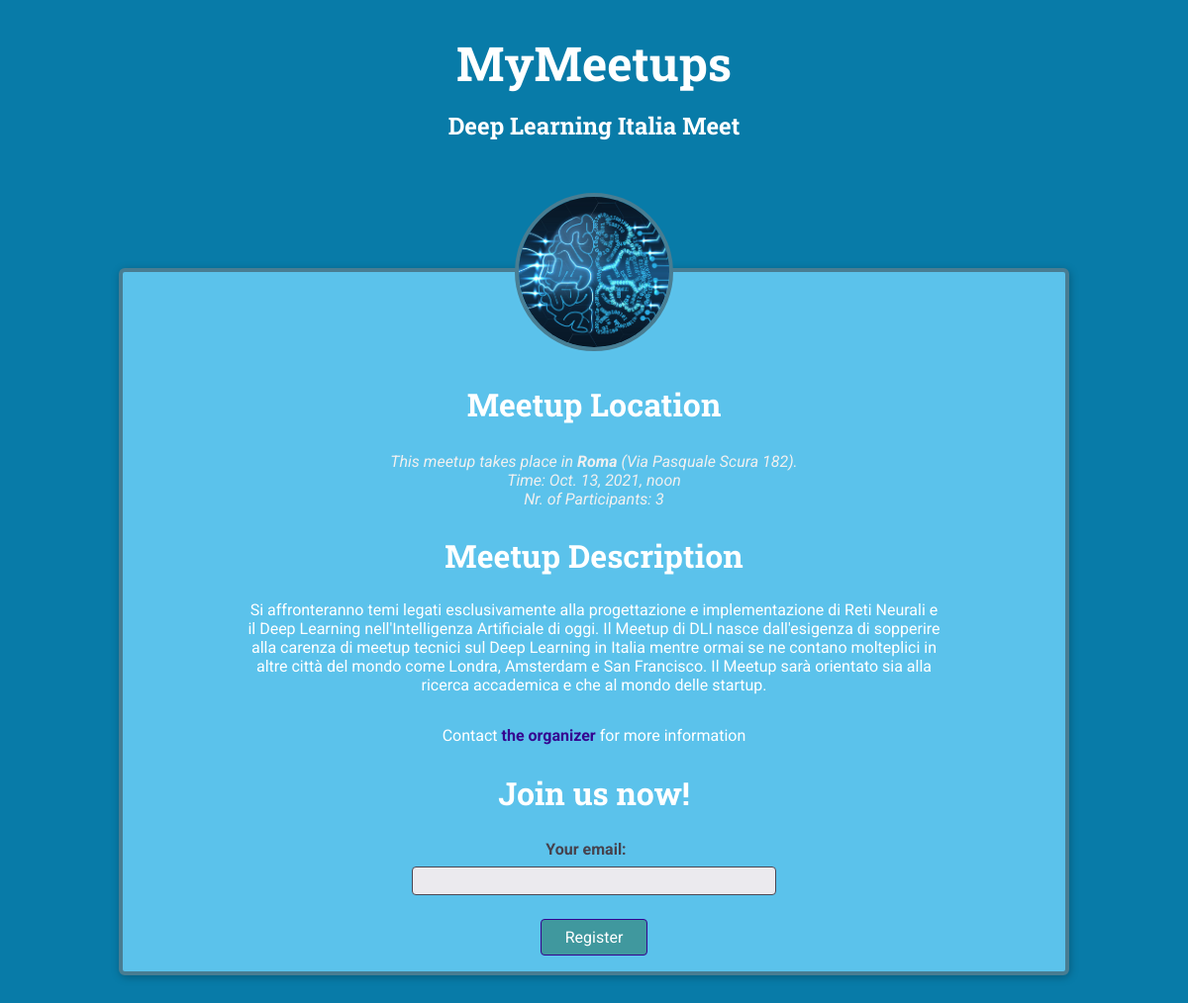
/meetups/deep-learning-italia-meet, run on the app's committed database.
### meetups/models.py (models this page shows, shortened)
class Meetup(models.Model):
    title = models.CharField(max_length=200)
    organizer_email = models.EmailField()
    date = models.DateTimeField()
    slug = models.SlugField(unique=True)
    description = models.TextField(blank=True)
    image = models.ImageField(upload_to='images')
    location = models.ForeignKey(Location, on_delete=models.CASCADE) # Set a one to many relations between location and meetup classes
    participant = models.ManyToManyField(Participant, blank=True)

class Location(models.Model):
    name = models.CharField(max_length=200)
    address = models.CharField(max_length=200)

### meetups/views.py (the view, shortened to what this page needs)
# urls.py: path('<slug:meetup_slug>', views.details, name='details'),
def details(request, meetup_slug):
    try:
        selected_meetup = Meetup.objects.get(slug=meetup_slug)
        if request.method == 'GET':
            reg_form = RegistrationForm()
        return render(request, 'meetups/details.html', {
                    'meetup_found': True,
                    'meetup': selected_meetup,
                    'form': reg_form
                })
    except Exception as exc:
        return render(request, 'meetups/details.html', {
            'meetup_found': False
        })

### meetups/forms.py
class RegistrationForm(forms.Form):
    email = forms.EmailField(label='Your email')

### meetups/templates/meetups/details.html (shortened to what this page needs)
{% extends 'meetups/base/base.html' %}
{% load static %}
{% block css %}
    <link rel="stylesheet" href="{% static 'meetups/styles/detail.css' %}">
{% endblock %}
{% block header %}
    {{ meetup.title}}
{% endblock %}
{% block body %}
{% if meetup_found %}
    <article>
        <img id="main-image" src="{{ meetup.image.url }}" alt="{{ meetup.title }}">
        <section id="location">
            <h2>Meetup Location</h2>
            <address>This meetup takes place in <span>{{ meetup.location.name }}</span> ({{ meetup.location.address }}).</address>
            <address>Time: {{ meetup.date }}</address>
            <address>Nr. of Participants: {{ meetup.participant.count }}</address>
        </section>
        <section id="details">
            <h2>
                Meetup Description
            </h2>
            <p>
                {{ meetup.description }}
            </p>
            <footer>
                <p>
                    Contact <a href="mailto:{{ meetup.organizer_email }}">the organizer</a>  for more information
                </p>
            </footer>
        </section>
        <section id="registration">
            <h2>Join us now!</h2>
            <form action="{% url 'details' meetup.slug  %}" method="POST">
                <ul>
                    {{ form.as_ul }}
                </ul>
                <div id="registration-actions">
                    <button>Register</button>
                </div>
            </form>
        </section>
    </article>
{% else %}
    <p>No meetup found. Sorry!</p>
{% endif %}
{% endblock %}

### meetups/static/meetups/styles/base.css (style rules this page uses)
* { box-sizing: border-box; }
body { font-family: 'Roboto', sans-serif; margin: 0; background-color: #087ba8; color: #f0f0f0; }
h1, h2, h3 { font-family: 'Roboto Slab', sans-serif; color: #ffffff; }
button, .btn { cursor: pointer; font: inherit; padding: 0.5rem 1.5rem; background-color: #40989e; border: 1px solid #350490; color: white; border-radius: 4px; text-decoration: none; }

### meetups/static/meetups/styles/detail.css (style rules this page uses)
article { max-width: 60rem; margin: 5rem auto; border-radius: 6px; background-color: #5bc2eb; border: 4px solid #497d92; box-shadow: 1px 2px 8px rgba(0, 0, 0, 0.25); position: relative; padding: 1rem; text-align: center; }
#main-image { width: 10rem; height: 10rem; object-fit: cover; position: absolute; top: -5rem; left: calc(50% - 5rem); border-radius: 50%; border: 4px solid #497d92; }
section:first-of-type { margin-top: 6rem; }
h2 { font-size: 2rem; }
address span { font-weight: bold; }
#details h2 { margin-bottom: 0.5rem; }
#details > p { color: #ffffff; padding: 1rem; border-radius: 4px; max-width: 80%; margin: auto; }
#details footer { color: #ffffff; }
#details footer a { color: #350490; text-decoration: none; font-weight: bold; }
#registration ul { list-style: none; margin: 0; padding: 0; }
#registration label { font-weight: bold; color: #46424d; margin-right: 1rem; display: block; margin-bottom: 0.5rem; }
#registration input { font: inherit; width: 40%; background-color: #ebeaee; border: 1px solid #4b4753; border-radius: 4px; padding: 0.25rem; }
#registration-actions { margin-top: 1.5rem; }

### data on the page
Meetup: title "Deep Learning Italia Meet", image (picture), location.name "Roma", location.address "Via Pasquale Scura 182", date "Oct. 13, 2021, noon", participant.count "3", description "Si affronteranno temi legati esclusivamente alla progettazione e implementazione di Reti Neurali e il Deep Learning nell'Intelligenza Artificiale di oggi. Il Meetup di DLI nasce dall'esigenza di sopperire alla carenza di meetup tecnici sul Deep Learning in Italia mentre ormai se ne contano molteplici in altre città del mondo come Londra, Amsterdam e San Francisco. Il Meetup sarà orientato sia alla ricerca accademica e che al mondo delle startup."
